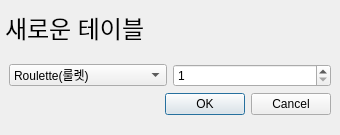
<?xml version="1.0" encoding="UTF-8"?>
<ui version="4.0">
 <class>UINewTableDialog</class>
 <widget class="QDialog" name="UINewTableDialog">
  <property name="geometry">
   <rect>
    <x>0</x>
    <y>0</y>
    <width>340</width>
    <height>135</height>
   </rect>
  </property>
  <property name="windowTitle">
   <string>New Table</string>
  </property>
  <layout class="QVBoxLayout" name="verticalLayout">
   <property name="spacing">
    <number>0</number>
   </property>
   <property name="leftMargin">
    <number>0</number>
   </property>
   <property name="topMargin">
    <number>0</number>
   </property>
   <property name="rightMargin">
    <number>0</number>
   </property>
   <property name="bottomMargin">
    <number>0</number>
   </property>
   <item>
    <widget class="QWidget" name="titleWidget" native="true">
     <layout class="QVBoxLayout" name="verticalLayout_3">
      <property name="leftMargin">
       <number>5</number>
      </property>
      <property name="topMargin">
       <number>5</number>
      </property>
      <property name="rightMargin">
       <number>5</number>
      </property>
      <property name="bottomMargin">
       <number>5</number>
      </property>
      <item>
       <widget class="QLabel" name="titleLabel">
        <property name="sizePolicy">
         <sizepolicy hsizetype="Preferred" vsizetype="Maximum">
          <horstretch>0</horstretch>
          <verstretch>0</verstretch>
         </sizepolicy>
        </property>
        <property name="font">
         <font>
          <pointsize>18</pointsize>
         </font>
        </property>
        <property name="text">
         <string>새로운 테이블</string>
        </property>
       </widget>
      </item>
     </layout>
    </widget>
   </item>
   <item>
    <widget class="QWidget" name="bodyWidget" native="true">
     <layout class="QVBoxLayout" name="verticalLayout_2">
      <property name="bottomMargin">
       <number>20</number>
      </property>
      <item>
       <layout class="QHBoxLayout" name="bodyLayout">
        <item>
         <widget class="QComboBox" name="gametypeComboBox">
          <item>
           <property name="text">
            <string>Roulette(룰렛)</string>
           </property>
          </item>
          <item>
           <property name="text">
            <string>Blackjack(블랙잭)</string>
           </property>
          </item>
          <item>
           <property name="text">
            <string>Baccarat(바카라)</string>
           </property>
          </item>
         </widget>
        </item>
        <item>
         <widget class="QSpinBox" name="tablenoSpinBox">
          <property name="minimum">
           <number>1</number>
          </property>
          <property name="maximum">
           <number>1000</number>
          </property>
         </widget>
        </item>
       </layout>
      </item>
      <item>
       <widget class="QDialogButtonBox" name="buttonBox">
        <property name="orientation">
         <enum>Qt::Horizontal</enum>
        </property>
        <property name="standardButtons">
         <set>QDialogButtonBox::Cancel|QDialogButtonBox::Ok</set>
        </property>
       </widget>
      </item>
     </layout>
    </widget>
   </item>
  </layout>
 </widget>
 <resources/>
 <connections/>
</ui>
